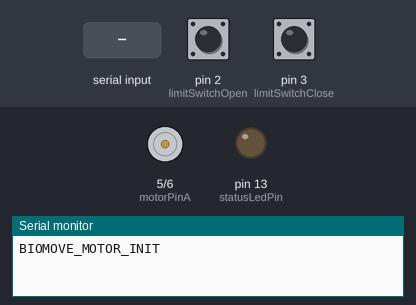
A sketch run on a simulated Arduino Uno, built with avr-gcc and run on an emulated ATmega328P. On the bench: motor-driver pin pairs drawn as motors (green arrow = first pin HIGH = forward, orange = second pin HIGH = backward, longer = more drive, scaled by the enable pin), output pins drawn as LEDs (lit = HIGH), the last lines printed to the serial monitor. The test bench sets the inputs (shaded band); at power-on: pin 2 (limitSwitchOpen) HIGH, pin 3 (limitSwitchClose) HIGH.

Above: at 1.8 s.
1.9 s: "MOTOR_OPEN\n" received over Serial
At 2.4 s:
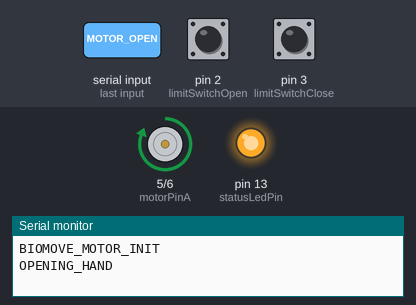
3.4 s: "MOTOR_CLOSE\n" received over Serial
At 4.8 s:
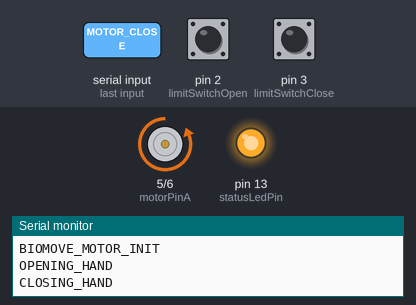
Timing chart, 0 to 9.9 s (numbered marks = the images above; inputs shaded):
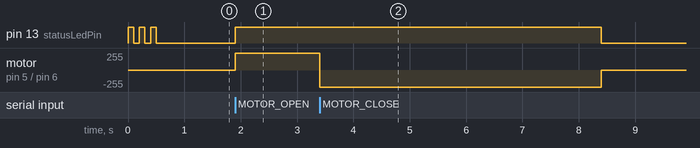

The sketch:

motor_control.ino
```cpp
/*
 * Biomove - Código de Controle do Motor para Prótese
 *
 * Este código implementa o controle do motor da prótese
 * baseado nos comandos recebidos via comunicação serial.
 *
 * Desenvolvido por: Biomove
 * Data: Maio 2025
 */

// Definição de pinos
const int motorPinA = 5;      // Pino de controle do motor (direção A)
const int motorPinB = 6;      // Pino de controle do motor (direção B)
const int enablePin = 7;      // Pino de habilitação do driver do motor
const int statusLedPin = 13;  // LED para indicação de status
const int limitSwitchOpen = 2;  // Chave de fim de curso para mão aberta
const int limitSwitchClose = 3; // Chave de fim de curso para mão fechada

// Parâmetros de configuração
const long baudRate = 115200;   // Taxa de comunicação serial
const int motorSpeed = 200;     // Velocidade do motor (0-255)
const int motorTimeout = 5000;  // Timeout de segurança para o motor (ms)

// Variáveis de controle
String command = "";           // Comando recebido
bool isComplete = false;       // Flag para comando completo
unsigned long motorStartTime = 0; // Tempo de início da ativação do motor
bool motorActive = false;      // Estado do motor
int currentDirection = 0;      // Direção atual (1=abrir, -1=fechar, 0=parado)

void setup() {
  // Inicializa comunicação serial
  Serial.begin(baudRate);

  // Configura pinos
  pinMode(motorPinA, OUTPUT);
  pinMode(motorPinB, OUTPUT);
  pinMode(enablePin, OUTPUT);
  pinMode(statusLedPin, OUTPUT);
  pinMode(limitSwitchOpen, INPUT_PULLUP);
  pinMode(limitSwitchClose, INPUT_PULLUP);

  // Inicializa motor desligado
  stopMotor();

  // Mensagem de inicialização
  Serial.println("BIOMOVE_MOTOR_INIT");

  // Pisca LED para indicar inicialização
  for (int i = 0; i < 3; i++) {
    digitalWrite(statusLedPin, HIGH);
    delay(100);
    digitalWrite(statusLedPin, LOW);
    delay(100);
  }
}

void loop() {
  // Verifica se há dados na serial
  while (Serial.available() > 0) {
    char c = Serial.read();

    // Verifica se é fim de comando
    if (c == '\n') {
      isComplete = true;
    } else {
      // Adiciona caractere ao comando
      command += c;
    }
  }

  // Processa comando completo
  if (isComplete) {
    processCommand();

    // Limpa comando e flag
    command = "";
    isComplete = false;
  }

  // Verifica timeout de segurança
  if (motorActive && (millis() - motorStartTime > motorTimeout)) {
    stopMotor();
    Serial.println("MOTOR_TIMEOUT");
  }

  // Verifica chaves de fim de curso
  checkLimitSwitches();
}

// Processa comando recebido
void processCommand() {
  command.trim();  // Remove espaços em branco

  if (command == "MOTOR_OPEN") {
    openHand();
    Serial.println("OPENING_HAND");
  }
  else if (command == "MOTOR_CLOSE") {
    closeHand();
    Serial.println("CLOSING_HAND");
  }
  else if (command == "MOTOR_STOP") {
    stopMotor();
    Serial.println("MOTOR_STOPPED");
  }
  else if (command == "STATUS") {
    sendStatus();
  }
  else if (command == "CALIBRATE") {
    calibrateMotor();
  }
  else {
    Serial.println("UNKNOWN_COMMAND");
  }
}

// Abre a mão (ativa o motor na direção de abertura)
void openHand() {
  // Verifica se já está no limite de abertura
  if (digitalRead(limitSwitchOpen) == LOW) {
    Serial.println("ALREADY_OPEN");
    return;
  }

  // Configura direção do motor para abrir
  digitalWrite(motorPinA, HIGH);
  digitalWrite(motorPinB, LOW);

  // Ativa o motor
  digitalWrite(enablePin, HIGH);
  digitalWrite(statusLedPin, HIGH);

  // Atualiza estado
  motorActive = true;
  motorStartTime = millis();
  currentDirection = 1;
}

// Fecha a mão (ativa o motor na direção de fechamento)
void closeHand() {
  // Verifica se já está no limite de fechamento
  if (digitalRead(limitSwitchClose) == LOW) {
    Serial.println("ALREADY_CLOSED");
    return;
  }

  // Configura direção do motor para fechar
  digitalWrite(motorPinA, LOW);
  digitalWrite(motorPinB, HIGH);

  // Ativa o motor
  digitalWrite(enablePin, HIGH);
  digitalWrite(statusLedPin, HIGH);

  // Atualiza estado
  motorActive = true;
  motorStartTime = millis();
  currentDirection = -1;
}

// Para o motor
void stopMotor() {
  // Desliga o motor
  digitalWrite(motorPinA, LOW);
  digitalWrite(motorPinB, LOW);
  digitalWrite(enablePin, LOW);
  digitalWrite(statusLedPin, LOW);

  // Atualiza estado
  motorActive = false;
  currentDirection = 0;
}

// Verifica chaves de fim de curso
void checkLimitSwitches() {
  // Se o motor estiver ativo, verifica os limites
  if (motorActive) {
    // Verifica limite de abertura
    if (currentDirection == 1 && digitalRead(limitSwitchOpen) == LOW) {
      stopMotor();
      Serial.println("LIMIT_OPEN_REACHED");
    }

    // Verifica limite de fechamento
    if (currentDirection == -1 && digitalRead(limitSwitchClose) == LOW) {
      stopMotor();
      Serial.println("LIMIT_CLOSE_REACHED");
    }
  }
}

// Envia status atual
void sendStatus() {
  Serial.print("STATUS,");
  Serial.print(motorActive ? "ACTIVE," : "INACTIVE,");

  if (currentDirection == 1) {
    Serial.print("OPENING,");
  } else if (currentDirection == -1) {
    Serial.print("CLOSING,");
  } else {
    Serial.print("STOPPED,");
  }

  Serial.print(digitalRead(limitSwitchOpen) == LOW ? "OPEN_LIMIT," : "NOT_OPEN,");
  Serial.println(digitalRead(limitSwitchClose) == LOW ? "CLOSE_LIMIT" : "NOT_CLOSED");
}

// Calibra o motor (ciclo completo de abertura e fechamento)
void calibrateMotor() {
  Serial.println("CALIBRATION_START");

  // Primeiro abre completamente
  openHand();

  // Aguarda até atingir o limite ou timeout
  unsigned long startTime = millis();
  while (digitalRead(limitSwitchOpen) != LOW && (millis() - startTime < motorTimeout)) {
    delay(10);
  }

  // Para o motor
  stopMotor();
  delay(1000);  // Pausa de 1 segundo

  // Agora fecha completamente
  closeHand();

  // Aguarda até atingir o limite ou timeout
  startTime = millis();
  while (digitalRead(limitSwitchClose) != LOW && (millis() - startTime < motorTimeout)) {
    delay(10);
  }

  // Para o motor
  stopMotor();

  Serial.println("CALIBRATION_COMPLETE");
}
```

Measured:
- after the input at 1.9 s, pin 13 (statusLedPin): LOW → HIGH at once; motor on pin 5 (motorPinA) / pin 6 (motorPinB): stopped → forward 255/255 at once
- after the input at 3.4 s, pin 13 (statusLedPin): HIGH → LOW after 5.0 s instead of 3.5 s; motor on pin 5 (motorPinA) / pin 6 (motorPinB): forward 255/255 → backward 255/255 at once, → stopped 5.0 s later
